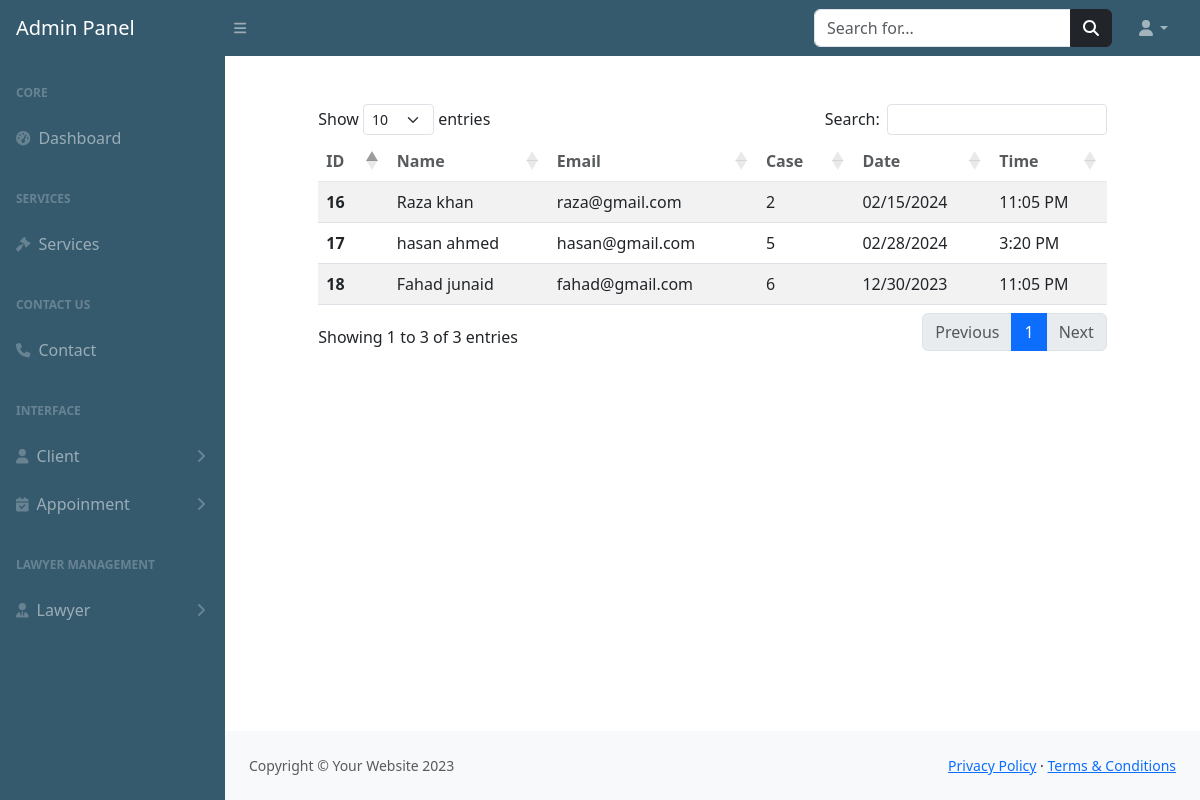
The app's page /admin-panel/viewappo.php (signed in) with its own data.
### tables this page shows
CREATE TABLE `appoinment` (
  `id` int(255) NOT NULL,
  `name` varchar(255) NOT NULL,
  `email` varchar(255) NOT NULL,
  `case` int(255) NOT NULL,
  `date` varchar(255) NOT NULL,
  `time` varchar(255) NOT NULL
);

### admin-panel/viewappo.php (the view, shortened to what this page needs)
<?php
include("includes/header.php");
include("includes/topbar.php");
include("includes/sidebar.php");
include("../config.php");
$select="SELECT *FROM `appoinment` as a inner join `cases` as c on a.case=c.cid";
$query=mysqli_query($connection,$select);
if (mysqli_num_rows($query)>0) {
?>
<div class="container mt-5">
<div class="row justify-content-center">
    <div class="col-xl-10 col-lg-12 col-md-9">
    <table id="example" class="table table-striped" style="width:100%">
        <thead class="bg-warning p-2 text-dark bg-opacity-10" style="opacity: 75%;">
            <tr>
            <th scope="col">ID</th>
            <th scope="col">Name</th>
            <th scope="col">Email</th>
            <th scope="col">Case</th>
            <th scope="col">Date</th>
            <th scope="col">Time</th>
            </tr>
        </thead>
        <tbody>
            <?php
            while ($data=mysqli_fetch_assoc($query)) {
            ?>
            <tr>
            <th scope="row"><?php echo $data['id']?></th>
            <td><?php echo $data['name']?></td>
            <td><?php echo $data['email']?></td>
            <td><?php echo $data['case']?></td>
            <td><?php echo $data['date']?></td>
            <td><?php echo $data['time']?></td>
        </tr>
       <?php
}
}
            ?>
        </tbody>
    </table>
    </div>
</div>
</div>
<?php
include("includes/footer.php");
?>
</body>
</html>

### records on screen
appoinment: id "16", name "Raza khan", email "raza@gmail.com", case "2", date "02/15/2024", time "11:05 PM"
appoinment: id "17", name "hasan ahmed", email "hasan@gmail.com", case "5", date "02/28/2024", time "3:20 PM"
appoinment: id "18", name "Fahad junaid", email "fahad@gmail.com", case "6", date "12/30/2023", time "11:05 PM"
